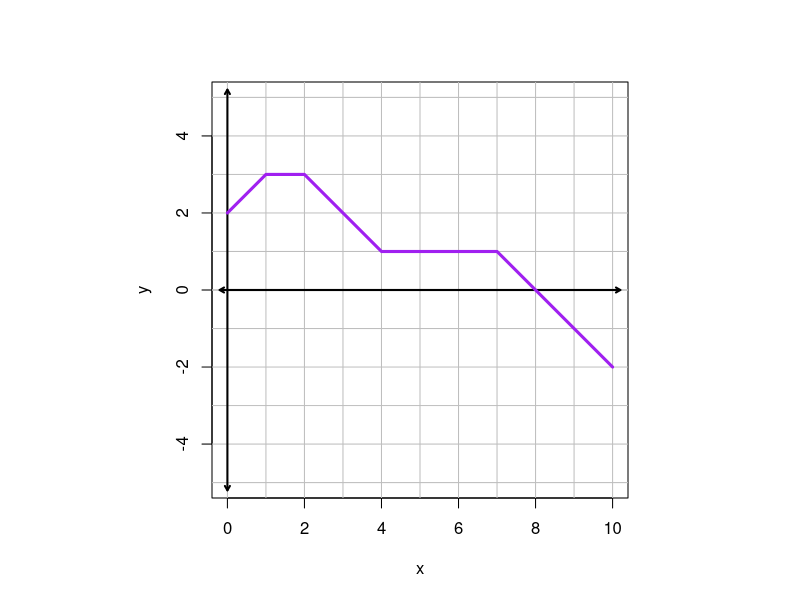
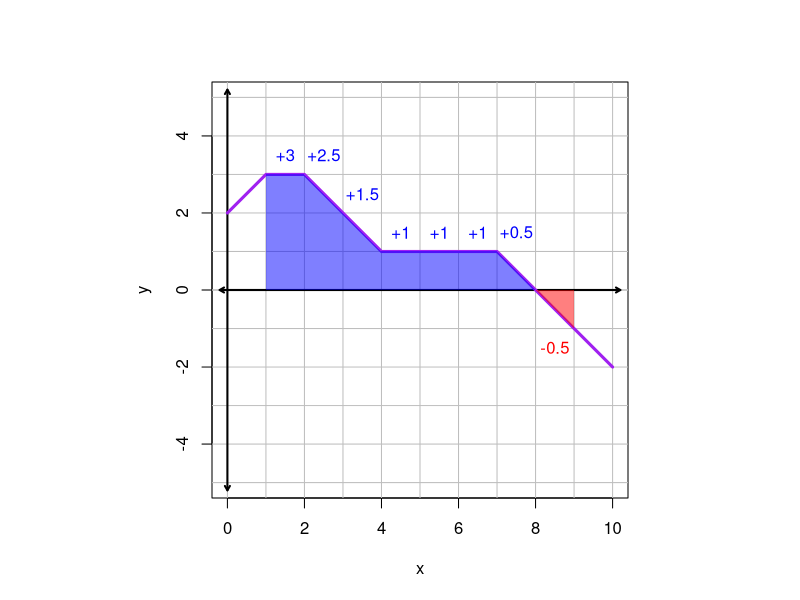

These figures' R source, in order:
## ---- chunk 1
options(scipen=999)
fixer = function(exp){
  exp = gsub("+{-","-{",exp,fixed=T)
  exp = gsub("{1}x^{0}","1",exp,fixed=T)
  exp = gsub("{1}","{}",exp,fixed=T)
  exp = gsub("x^{0}","{}",exp,fixed=T)
  return(exp)
}

while(T){
  dy = sample(c(-1,0,1),10,T)
  y0 = sample((-2):2,1)
  y = c(y0,y0+cumsum(dy))
  ab = sort(sample(1:9,2))
  a = ab[1]
  b = ab[2]
  S = sum(c(y[(a+1):(b)],y[(a+2):(b+1)]))/2
  if(sum(sign(abs(diff(dy))))<6 && sum(sign(abs(diff(dy))))>2 &&
     min(y)>-5 && max(y)<5 && length(unique(dy[a:b]))==3 &&
     min(y[(a+1):(b+1)])<0 && max(y[(a+1):(b+1)])>0 && S!=0 &&
     sum(y==0)<3){break}
}


## ---- chunk 2
par(pty="s")
plot(0:10,y,"l",xlim=c(0,10),ylim=c(-5,5),xlab="x",ylab="y")

for(i in 0:10){
  abline(h=i,col="grey")
  abline(h=-i,col="grey")
  abline(v=i,col="grey")
}
arrows(-0.2,0,10.2,0,length=0.05,lwd=2,code=3)
arrows(0,-5.2,0,5.2,length=0.05,lwd=2,code=3)


lines(0:10,y,lwd=3,col="purple")
legend(4,10,"y=f(x)",col="purple",lwd=3)

## ---- chunk 3
par(pty="s")
plot(0:10,y,"l",xlim=c(0,10),ylim=c(-5,5),xlab="x",ylab="y")

for(i in 0:10){
  abline(h=i,col="grey")
  abline(h=-i,col="grey")
  abline(v=i,col="grey")
}
arrows(-0.2,0,10.2,0,length=0.05,lwd=2,code=3)
arrows(0,-5.2,0,5.2,length=0.05,lwd=2,code=3)

lines(0:10,y,lwd=3,col="purple")


pn = sign(y)

su = 0

for(i in a:(b-1)){
  y1 = y[i+1]
  y2 = y[i+2]
  if(y1==0 && y2==0){
    next
  }
  if(y1>=0 && y2 >=0){
    polygon(c(i,i,i+1,i+1),c(0,y1,y2,0),col=rgb(0,0,1,0.5),border=NA)
    text(i+0.5,max(c(y1,y2))+0.5,paste0("+",mean(c(y1,y2))),col="blue")
  } else {
    polygon(c(i,i,i+1,i+1),c(0,y1,y2,0),col=rgb(1,0,0,0.5),border=NA)
    text(i+0.5,min(c(y1,y2))-0.5,paste0("-",abs(mean(c(y1,y2)))),col="red")
  }
}
